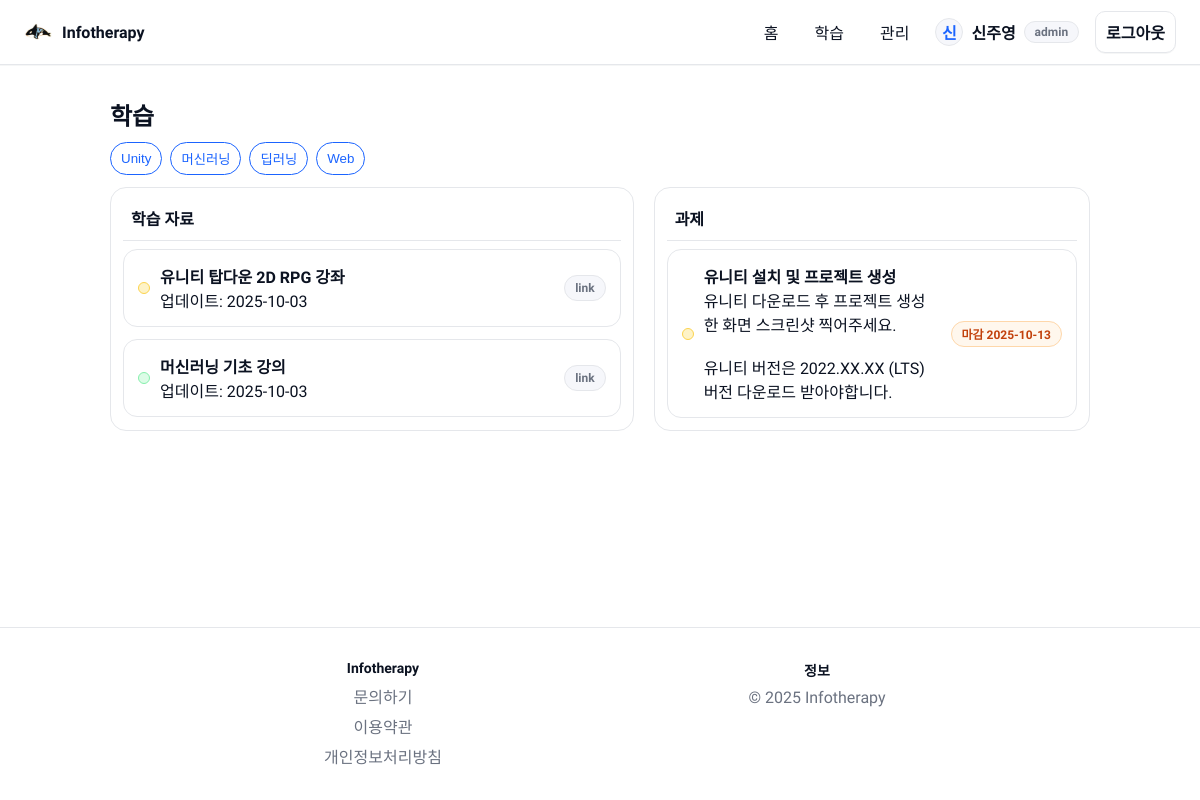
Screenshot of /learn (signed in) with the database file from the repository.
### tables this page shows
CREATE TABLE materials (
              id INTEGER PRIMARY KEY AUTOINCREMENT,
              title TEXT NOT NULL,
              type TEXT,
              category TEXT,
              date TEXT,
              content TEXT
            );

CREATE TABLE assignments (
              id INTEGER PRIMARY KEY AUTOINCREMENT,
              title TEXT NOT NULL,
              due TEXT,
              description TEXT,
              category TEXT
            );

### app.py (the view)
    @app.route("/learn")
    def learn():
        with get_db() as cx:
            materials = cx.execute("SELECT id, title, type, category, date, content FROM materials ORDER BY date DESC").fetchall()
            assignments_rows = cx.execute("SELECT id, title, due, description, category FROM assignments ORDER BY due ASC").fetchall()
        def is_overdue(due_str: str) -> bool:
            if not due_str:
                return False
            for fmt in ("%Y-%m-%d %H:%M", "%Y-%m-%d"):
                try:
                    due_dt = datetime.strptime(due_str, fmt)
                    return datetime.now() > due_dt
                except Exception:
                    continue
            return False
        assignments = []
        for a in assignments_rows:
            d = dict(a)
            d["overdue"] = is_overdue(d.get("due", ""))
            assignments.append(d)
        submitted_keys = set()
        if session.get("uid"):
            with get_db() as cx:
                rows = cx.execute(
                    "SELECT assignment_title, category FROM submissions WHERE user_id=?",
                    (session.get("uid"),),
                ).fetchall()
            submitted_keys = {f"{r['assignment_title']}|{r['category'] or ''}" for r in rows}
        return render_template("learn.html", materials=materials, assignments=assignments, submitted_keys=submitted_keys)

### templates/learn.html (shortened to what this page needs)
{% extends 'base.html' %}
{% block content %}
  <div class="page-head">
    <div>
      <h2 style="margin:0;">학습</h2>
    </div>
  </div>
  <div class="selected-filter toggle-group" id="cat-toggle">
    <button class="chip" data-cat="unity">Unity</button>
    <button class="chip" data-cat="ml">머신러닝</button>
    <button class="chip" data-cat="dl">딥러닝</button>
    <button class="chip" data-cat="web">Web</button>
  </div>
  <div class="two-col learn-grid">
    <section class="panel">
      <div class="panel-head">
        <h3>학습 자료</h3>
      </div>
      <div class="list" id="materials">
        {% for m in materials %}
          <a class="list-item" data-category="{{ m.category }}" href="{{ url_for('material_detail', item_id=m['id'] if m['id'] is defined else loop.index) }}" style="text-decoration:none; color:inherit;">
            <div class="lead">
              <span class="dot cat-{{ m.category }}"></span>
              <div>
                <div style="font-weight:600;">{{ m.title }}</div>
                <div class="hint">업데이트: {{ m.date }}</div>
              </div>
            </div>
            <span class="badge">{{ m.type }}</span>
          </a>
        {% endfor %}
      </div>
    </section>
    <aside class="panel">
      <div class="panel-head">
        <h3>과제</h3>
      </div>
      <div class="list" id="assignments">
        {% for a in assignments %}
          {% set key = a.title ~ '|' ~ (a.category or '') %}
          <a class="list-item" data-category="{{ a.category }}" href="{{ url_for('assignment_detail', item_id=a['id'] if a['id'] is defined else loop.index) }}" style="text-decoration:none; color:inherit;">
            <div class="lead">
              <span class="dot cat-{{ a.category }}"></span>
              <div>
                <div style="font-weight:600;">{{ a.title }}</div>
                <div class="hint" style="white-space:pre-wrap;">{{ a.description | autolink | safe }}</div>
              </div>
            </div>
            <span class="badge due">마감 {{ a.due }}</span>
          </a>
        {% endfor %}
      </div>
    </aside>
  </div>
{% endblock %}

### static/css/main.css (style rules this page uses)
:root { --bg: #ffffff; --text: #0b1221; --muted: #6b7280; --primary: #1b64ff; --primary-600: #1553d6; --surface: #f6f7fb; --border: #e5e7eb; }
* { box-sizing: border-box; }
html, body { height: 100%; }
body { margin: 0; font-family: "Pretendard", -apple-system, BlinkMacSystemFont, "Segoe UI", Roboto, Oxygen, Ubuntu, Cantarell, "Fira Sans", "Droid Sans", "Helvetica Neue", Arial, "Apple Color Emoji", "Segoe UI Emoji"; color: var(--text); background: var(--bg); -webkit-font-smoothing: antialiased; -moz-osx-font-smoothing: grayscale; display: flex; flex-direction: column; min-height: 100vh; }
.list { display: grid; gap: 12px; }
.list-item { display: grid; grid-template-columns: 1fr auto; align-items: center; gap: 12px; padding: 14px; border: 1px solid var(--border); border-radius: 14px; background: #fff; }
.badge { display: inline-flex; align-items: center; height: 26px; padding: 0 10px; border-radius: 999px; border: 1px solid var(--border); background: var(--surface); color: var(--muted); font-weight: 600; font-size: 12px; }
.two-col { display: grid; grid-template-columns: 1.2fr 1fr; gap: clamp(12px, 2vw, 20px); }
.learn-grid { max-width: 980px; margin: 0 auto; }
.learn-grid .list .list-item { width: 100%; max-width: none; margin: 0; }
.panel { background:#fff; border:1px solid var(--border); border-radius:16px; padding:12px; }
.panel-head { display:flex; align-items:center; justify-content:space-between; padding: 6px 8px 10px; border-bottom:1px solid var(--border); margin-bottom:8px; }
.panel-head h3 { margin:0; font-size:16px; }
.page-head { display:flex; align-items:baseline; justify-content: space-between; gap:10px; margin-bottom: 10px; max-width: 980px; margin-left: auto; margin-right: auto; }
.lead { display:flex; gap:10px; align-items:center; }
.dot { width:10px; height:10px; flex: 0 0 10px; aspect-ratio: 1 / 1; border-radius:50%; display:inline-block; border:1px solid var(--border); pointer-events: none; user-select: none; box-sizing: content-box; }
.cat-unity { background:#fef3c7; border-color:#fcd34d; }
.cat-ml { background:#dcfce7; border-color:#86efac; }
.badge.due { background:#fff7ed; border-color:#fed7aa; color:#c2410c; }
.selected-filter { display: flex; gap: 8px; flex-wrap: wrap; margin-bottom: 12px; }
#cat-toggle.selected-filter { justify-content: flex-start; max-width: 980px; margin-left: auto; margin-right: auto; }
.chip { border: 1px solid var(--border); background:#fff; border-radius: 999px; padding: 6px 10px; cursor: pointer; }
.chip.active { border-color: var(--primary); color: var(--primary); }
.toggle-group .chip { user-select:none; }

### rows the page displays
materials: title "유니티 탑다운 2D RPG 강좌", date "2025-10-03", type "link"
materials: title "머신러닝 기초 강의", date "2025-10-03", type "link"
assignments: title "유니티 설치 및 프로젝트 생성", description|autolink "유니티 다운로드 후 프로젝트 생성한 화면 스크린샷 찍어주세요. 유니티 버전은 2022.XX.XX (LTS) 버전 다운로드 받아야합니다.", due "2025-10-13"

### other values shown
{{ (session.get('name') or 'U')[:1] }} "신"
{{ session.get('name') or '사용자' }} "신주영"
